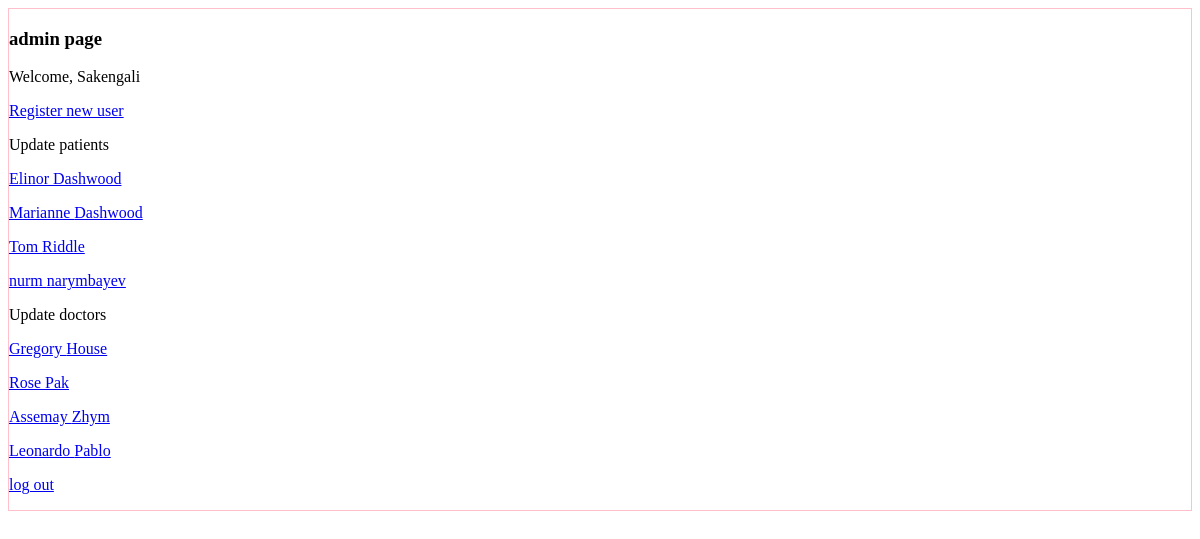
/users/personal (signed in), run on an earlier commit of the app's database.
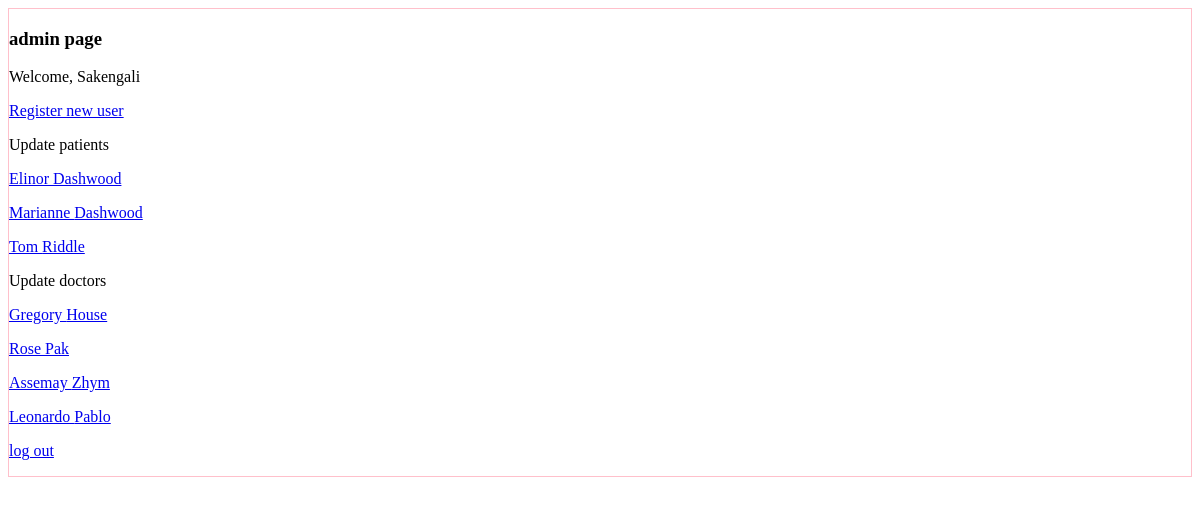
And on a later commit of the database.
### users/models.py (models this page shows, shortened)
class Patient(models.Model):
    user = models.OneToOneField(User, on_delete=models.CASCADE, primary_key=True)
    date_of_birth = models.DateField(blank=True)
    IIN = models.IntegerField(max_length=12, blank=True)
    gov_id = models.IntegerField(max_length=12,blank=True)
    name = models.CharField(max_length=50, blank=True)
    surname = models.CharField(max_length=50, blank=True)
    middle_name = models.CharField(max_length=50, blank=True)
    blood_group = models.CharField(max_length=2, blank=True, choices=blood_group_choices)
    contact_close = models.CharField(max_length=11,blank=True)
    phone_number = models.CharField(max_length=11,blank=True)
    address = models.CharField(max_length=50, blank=True)
    marital_status = models.CharField(max_length=10, blank=True, choices = marital_status_choices)
    registration_date = models.DateField(default = datetime.today())
    assigned_doctor = models.ForeignKey(Doctor, related_name='assigned_patients', on_delete=models.PROTECT, default = Doctor.objects.get(surname="House").pk) #why added pk?

class Doctor(models.Model):
    user = models.OneToOneField(User, on_delete=models.CASCADE, primary_key=True)
    date_of_birth = models.DateField(blank=True)
    IIN = models.IntegerField(max_length=12, blank=True)
    gov_id = models.IntegerField(max_length=12,blank=True)
    name = models.CharField(max_length=50, blank=True)
    surname = models.CharField(max_length=50, blank=True)
    middle_name = models.CharField(max_length=50, blank=True)
    phone_number = models.CharField(max_length=11,blank=True)
    department_ID = models.IntegerField(max_length=6, blank=True)
    spec = models.ForeignKey(Specialization, on_delete = models.SET_NULL, blank = True, null = True)
    experience = models.CharField(max_length=2, blank=True)
    photo = models.ImageField(upload_to='images', blank=True)
    category=models.CharField(max_length=10, blank=True)
    appointment_price = models.CharField(max_length = 7, blank=True)
    education = models.CharField(max_length=30, blank=True)
    rating = models.IntegerField(max_length = 2, blank=True)
    address = models.CharField(max_length = 30, blank=True)
    homepage = models.URLField(blank=True)

### users/views.py (the view)
# urls.py: path('personal', views.personal, name='personal'),
@login_required
def personal(request):
    user = request.user
    if is_patient(user):
        if not user.patient.chatrooms.first():
            Chatrooms.objects.create(patient = user.patient, doctor = user.patient.assigned_doctor)
        if request.method == "POST":
            user.patient.gov_id = request.POST["gov_id"]
            user.patient.name = request.POST["name"]
            user.patient.surname = request.POST["surname"]
            user.patient.middle_name = request.POST["middle_name"]
            user.patient.address = request.POST["address"]
            user.patient.phone_number = request.POST["phone_number"]
            user.patient.email = request.POST["email"]
            user.patient.contact_close = request.POST["contact_close"]
            user.patient.save()
            return HttpResponseRedirect(reverse('personal'))
        return render(request, 'users/patient_page.html')
    elif is_doctor(user):
        return render(request, 'users/doctor_page.html')
    elif is_admin(user):
        patients = Patient.objects.all()
        doctors = Doctor.objects.all()
        return render(request, 'users/admin_page.html', {
            'patients' : patients, 'doctors' : doctors
        })
    return HttpResponseRedirect(reverse('admin:index'))

### users/views.py (called while the page is built)
def is_patient(user):
    try:
        if user.patient:
            return True
    except:
        return False

def is_doctor(user):
    try:
        if user.doctor:
            return True
    except:
        return False

def is_admin(user):
    return user.is_staff

### users/templates/users/admin_page.html (shortened to what this page needs)
{% extends 'users/layout.html' %}
{%block body%}
    <div style="border: 1px solid pink">
        <h3>admin page</h3>
        <p>Welcome, {{request.user.username}} </p>
        <p><a href="{% url 'register' %}">Register new user</a></p>
        <p>Update patients </p>
        {% for patient in patients%}
        <p><a href="{% url 'update' role='Patient' id=patient.user_id %}">{{ patient.name}} {{ patient.surname}}</a></p>
        {% endfor %}
        <p>Update doctors </p>
        {% for doctor in doctors%}
        <p><a href="{% url 'update' role='Doctor' id=doctor.user_id  %}">{{ doctor.name}} {{ doctor.surname}}</a></p>
        {% endfor %}
        <p><a href="{% url 'logout' %}">log out</a></p>
{% endblock %}

What changed in the data, as far as the page shows it:
removed Patient: name "nurm", surname "narymbayev"
